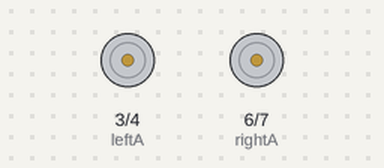
This sketch was run on a simulated Arduino Uno, built with avr-gcc and run on an emulated ATmega328P. Parts: motor-driver pin pairs drawn as motors (green arrow = first pin HIGH = forward, orange = second pin HIGH = backward, longer = more drive).

Above: at 1.0 s.
At 7.0 s:
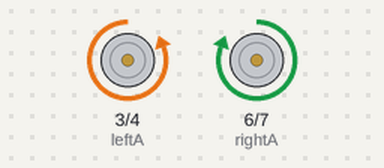
At 11.0 s:
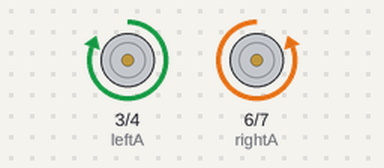
At 19.0 s:
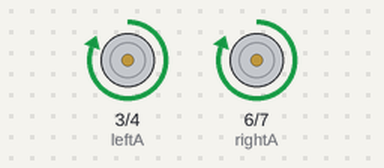
Timing chart, 0 to 20.8 s (numbered marks = the images above):
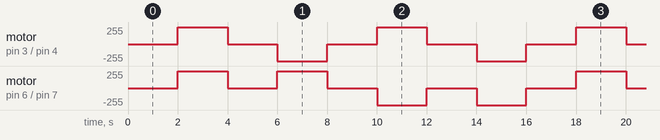

The sketch:

Platform_Movement_Test.ino
```cpp
/* Skelaton Program to test platform motion

  Drives backward, forward, spin left, spin right on 2-second intervals.

 */

// constants won't change. Used here to
// set pin numbers:
const int leftA =  3;      // Left Motor A pin
const int leftB =  4;      // Left Motor B pin
const int rightA =  6;      // Right Motor A pin
const int rightB =  7;      // Right Motor B pin
// Variables will change:
int motorState = 0;             // ledState used to set the LED
long previousMillis = 0;        // will store last time LED was updated

// the follow variables is a long because the time, measured in miliseconds,
// will quickly become a bigger number than can be stored in an int.
long interval = 2000;           // interval at which to change

void setup() {
  // set the digital pin as output:
  pinMode(leftA, OUTPUT);
  pinMode(leftB, OUTPUT);
  pinMode(rightA, OUTPUT);
  pinMode(rightB, OUTPUT);
}

void loop()
{
  // here is where you'd put code that needs to be running all the time.

  // check to see if it's time to change state; that is, if the
  // difference between the current time and last time you changed
  // state is bigger than the interval
  unsigned long currentMillis = millis();

  if(currentMillis - previousMillis > interval) {
    // save the last time changed state
    previousMillis = currentMillis;

    // Every interval change state
    if (motorState == 0) {
      platformForward();
      motorState = 1;
    } else if (motorState == 1){
      platformStop();
      motorState = 2;
    } else if (motorState == 2) {
     platformSpinLeft();
    motorState = 3;
    } else if (motorState == 3){
      platformStop();
      motorState = 4;
    } else if (motorState == 4) {
      platformSpinRight();
    motorState = 5;
    } else if (motorState == 5){
      platformStop();
      motorState = 6;
    } else if (motorState == 6) {
      platformBackward();
    motorState = 7;
    } else {
      platformStop();
      motorState = 0;
    }


  }
}
void platformForward()
{
  leftForward();
  rightForward();
}
void platformBackward()
{
  leftBackward();
  rightBackward();
}
void platformStop()
{
  leftStop();
  rightStop();
}
void platformSpinLeft()
{
  leftBackward();
  rightForward();
}
void platformSpinRight()
{
  rightBackward();
  leftForward();
}
//left
void leftForward()
{
      digitalWrite(leftA, HIGH);
      digitalWrite(leftB, LOW);
}
void leftBackward()
{
      digitalWrite(leftA, LOW);
      digitalWrite(leftB, HIGH);
}

void leftStop()
{
      digitalWrite(leftA, LOW);
      digitalWrite(leftB, LOW);
}
//right
void rightForward()
{
      digitalWrite(rightA, HIGH);
      digitalWrite(rightB, LOW);
}
void rightBackward()
{
      digitalWrite(rightA, LOW);
      digitalWrite(rightB, HIGH);
}

void rightStop()
{
      digitalWrite(rightA, LOW);
      digitalWrite(rightB, LOW);
}
```

Measured:
- by itself, motor on pin 3 (leftA) / pin 4 (leftB): repeats every 8.0 s: stopped 2.0 s, backward 255/255 2.0 s, stopped 2.0 s, forward 255/255 2.0 s
- by itself, motor on pin 6 (rightA) / pin 7 (rightB): repeats every 16.0 s: stopped 2.0 s, forward 255/255 2.0 s, 2 × (stopped 2.0 s, backward 255/255 2.0 s), stopped 2.0 s, forward 255/255 2.0 s
